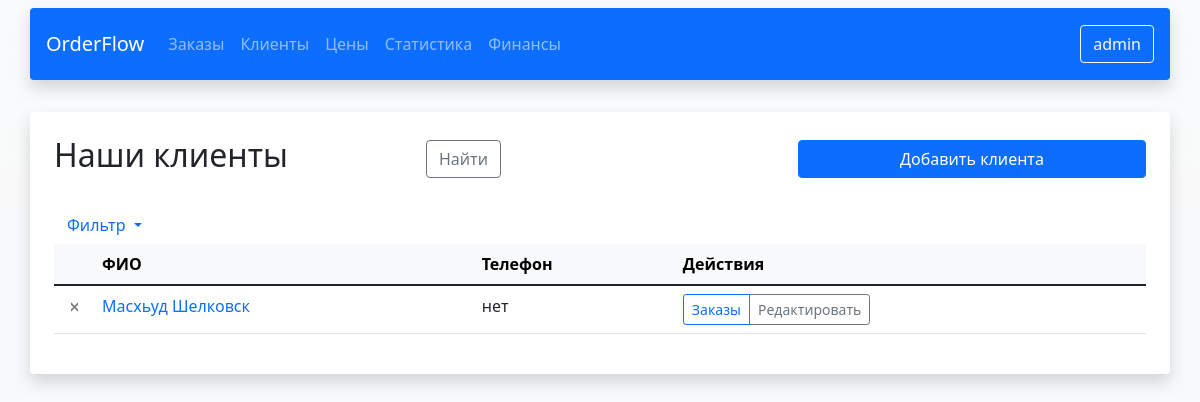
Page /customers_with_debt (signed in) on the committed database.
### users/models.py (models this page shows)
class User(AbstractUser):
    pass

### orders/models.py (models this page shows, shortened)
class Customer(models.Model):
    full_name = models.CharField(max_length=128)
    phone_number = models.CharField(max_length=20)
    user = ForeignKey(to=User, on_delete=CASCADE)

### orders/views.py (the view)
# urls.py: path('customers_with_debt', customers_with_debt,  name='customers_with_debt'),
@login_required
def customers_with_debt(request):
    customers = Customer.objects.filter(user=request.user)
    list_customers = []
    for customer in customers:
        order = Order.objects.filter(user=request.user, customer=customer, payment_status='not paid')
        if len(order) != 0:
            list_customers.append(customer)
    context = {
        'customers': list_customers,
    }
    return render(request, 'orders/customers.html', context=context)

### orders/templates/orders/customers.html (shortened to what this page needs)
{% extends 'orders/base.html' %}
{% load static %}
{% block content %}
    <div class="container bg-white rounded shadow p-4 my-4">
        <div class="row align-items-center mb-4">
            <div class="col-12 col-md-6 col-lg-4 mb-3 mb-md-0">
                <h2 class="col">Наши клиенты</h2>
            </div>
            <div class="col-12 col-md-6 col-lg-4 mb-3 mb-md-0">
                <form method="get" action="{% url 'customers' %}">
                    <div class="input-group">
                        <button class="btn btn-outline-secondary" type="submit">
                             Найти
                        </button>
                    </div>
                </form>
            </div>
            <div class="col-12 col-md-12 col-lg-4 text-lg-end">
                <a class="btn btn-primary w-100 w-md-auto" href="{% url 'add_customer' %}">Добавить клиента</a>
            </div>
        </div>
        <div class="col-4 col-md-6 col-lg-1 lg-mt-1">
                <div class="btn-group">
                  <a type="button" class="btn  text-primary dropdown-toggle " data-bs-toggle="dropdown" aria-expanded="false">
                    Фильтр
                  </a>
                </div>
            </div>
        {% if not customers %}
            <div class="alert alert-info mb-0">Клиенты не найдены</div>
        {% else %}
        <div class="table-responsive">
            <table class="table table-hover">
                <thead class="table-light">
                    <tr>
                        <th width="40"></th>
                        <th>ФИО</th>
                        <th class="d-none d-sm-table-cell">Телефон</th>
                        <th>Действия</th>
                    </tr>
                </thead>
                <tbody>
                    {% for customer in customers %}
                    <tr>
                        <td class="text-center">
                            <a class="btn-close btn-sm"
                               href="{% url 'customers_remove' customer.id %}"
                               onclick="return confirm('Удалить этот клиента?')">
                            </a>
                        </td>
                        <td>
                            <a href="{% url 'orders' customer.id %}" class="text-decoration-none">
                                {{ customer.full_name }}
                            </a>
                        </td>
                        <td class="d-none d-sm-table-cell">
                            {{ customer.phone_number }}
                        </td>
                        <td>
                            <div class="btn-group btn-group-sm">
                                <a href="{% url 'orders' customer.id %}" class="btn btn-outline-primary">
                                     Заказы
                                </a>
                                <a href="{% url 'customer_update' customer.id %}" class="btn btn-outline-secondary">
                                     Редактировать
                                </a>
                            </div>
                        </td>
                    </tr>
                    {% endfor %}
                </tbody>
            </table>
        </div>
        {% endif %}
    </div>
{% endblock %}

### orders/templates/orders/base.html (shortened to what this page needs)
{% load static %}
<!DOCTYPE html>
<html lang="ru">
<head>
    <link href="https://cdn.jsdelivr.net/npm/bootstrap@5.1.3/dist/css/bootstrap.min.css" rel="stylesheet">
</head>
<body class="bg-light bg-gradient">
<nav class="navbar navbar-expand-lg navbar-dark">
    <div class="container rounded shadow p-3 bg-primary" >
        <a class="navbar-brand" href="{% url 'welcome' %}">OrderFlow</a>
        <div class="collapse navbar-collapse" id="navbarNav">
            <ul class="navbar-nav me-auto">
                <li class="nav-item">
                    <a class="nav-link" href="{% url 'new_orders_all' %}">Заказы</a>
                </li>
                <li class="nav-item">
                    <a class="nav-link" href="{% url 'customers' %}">Клиенты</a>
                </li>
                <li class="nav-item">
                    <a class="nav-link" href="{% url 'price_settings' %}">Цены</a>
                </li>
                <li class="nav-item">
                    <a class="nav-link" href="{% url 'stats_dashboard' %}">Статистика</a>
                </li>
                <li class="nav-item">
                    <a class="nav-link" href="{% url 'finance' %}">Финансы</a>
                </li>
            </ul>
            <div class="d-flex">
                {% if user.is_authenticated %}
                    <a href="{% url 'profile' %}" class="btn btn-outline-light">{{ user.username }}</a>
                {% else %}
                    <a href="{% url 'login' %}" class="btn btn-outline-light me-2">Войти</a>
                    <a href="{% url 'registration' %}" class="btn btn-light">Регистрация</a>
                {% endif %}
            </div>
        </div>
    </div>
</nav>
{% block content %}
{% endblock %}
</body>
</html>

### rows in the picture
User: username "admin"
Customer: full_name "Масхьуд Шелковск", phone_number "нет"
